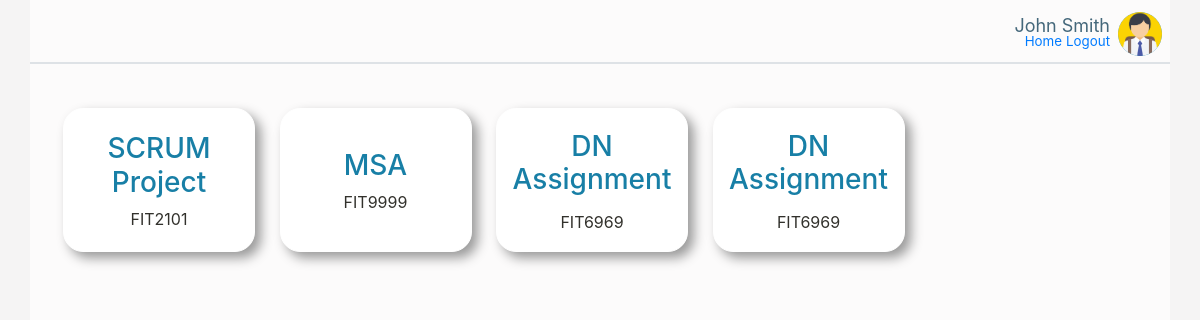
The page /dashboard/ (signed in) on the database its author committed.
### tracker_app/models.py (models this page shows)
class GroupMember(models.Model):
    roles = models.CharField(validators=[int_list_validator], max_length=10)
    person = models.ForeignKey(User, on_delete=models.CASCADE, null=True, blank=True)
    group = models.ForeignKey(Group, on_delete=models.CASCADE, null=True, blank=True)

class Group(models.Model):
    groupName = models.CharField(max_length = 30)
    unitCode = models.CharField(max_length = 7)
    created = models.DateField(default=datetime.today)
    expiry = models.DateField(default= datetime.today() + timedelta(days=16 * 7)) # 16 weeks by default, needs clarification with Dex

### tracker_app/views.py (the view)
# urls.py: path('dashboard/', views.userdash, name='userdash'),
@login_required
def userdash(request):
    return userdashview.userdash(request)

### tracker_app/indv_views/userdashview.py (called while the page is built)
def userdash(request):
    staff = utils.is_staff(request.user)
    try:
        all_members = list(models.GroupMember.objects.all())    # Get all members
        mems = []                                               # For normal users (tutor/student), display their groups
        for mem in all_members:
            if datetime.today().strftime('%Y-%m-%d') < mem.group.expiry.strftime('%Y-%m-%d'): # check if the group has expired. might think about permanently deleting data from the backend in future should it become necessary
                if mem.person == request.user:
                    mems.append((mem, "0" in mem.roles))
    except:
        raise Http404("Could not get User's groups")
    else:
        return render(request, 'userdash.html', {'members': mems, "is_staff": staff, 'title': ""})

### tracker_app/utils.py (called while the page is built)
def is_staff(user):
    return user.groups.filter(name = "Editors").exists()

### tracker_app/templates/userdash.html (shortened to what this page needs)
{% extends "base.html" %}
{% block page_content %}
<div class="row dash-content">
    <div class="item-wrapper" style="padding: auto;">
        {% for mem in members %}
            {% include "grouptile.html" with member=mem.0 is_owner=mem.1 %}
        {% endfor %}
    </div>
</div>
{% endblock %}

### tracker_app/templates/base.html (shortened to what this page needs)
<!DOCTYPE html>
<html lang="en">
    <head>
        <link rel="stylesheet" href="https://stackpath.bootstrapcdn.com/bootstrap/4.5.2/css/bootstrap.min.css">
        <link rel="stylesheet" href="https://cdnjs.cloudflare.com/ajax/libs/font-awesome/4.7.0/css/font-awesome.min.css">
        {% load static %}
        <link rel="stylesheet" href="{% static 'style.css' %}">
    </head>
    <body style="background-color: var(--background0);">
        <div class="container" style="background-color: var(--background1); min-height: 100vh;">
            <div class="row  justify-content-center  header-height  border-bottom">
                <div class="col-12 border-bottom">
                    <p style="display: block; position: absolute; right: 60px; top: 12px; margin: 0px; padding: 0px;
                                color: var(--accent5); font-size: large;">{{ request.user.get_full_name }}</p>
                    <div style="background: var(--accent2); border-radius: 100px; display: block; position: absolute; right:
                                8px; width: 44px; height: 44px; top: 12px;">
                        {% if user.is_superuser %}
                            <img width="100%" height="100%" src="{% static 'admin.png' %}" style="border-radius: 100px;">
                        {% else %}
                            {% if is_staff %}
                                <img width="100%" height="100%" src="{% static 'staff.png' %}" style="border-radius: 100px;">
                            {% else %}
                                <img width="100%" height="100%" src="{% static 'student.png' %}" style="border-radius: 100px;">
                            {% endif %}
                        {% endif %}
                        <a href="{% url 'profile' %}" style="cursor: pointer;">
                            <span class="group-span" style="width: 6vh; height: 6vh;"></span>
                        </a>
                    </div>
                    <div class="navbar-nav" style="display: block; position: absolute; right: 84px; top: 24px; margin: 0px; padding: 0px;">
                        <a class="nav-item nav-link mr-4" href="/dashboard/" style="font-size: smaller;">Home</a>
                    </div>
                    <div class="navbar-nav" style="display: block; position: absolute; right: 60px; top: 24px; margin: 0px; padding: 0px;">
                        <a class="nav-item nav-link" href="{% url 'logout' %}" style="font-size: smaller;">Logout</a>
                    </div>
                </div>
            </div>
            <div class="row  justify-content-center  content-height">
                <div class="col-12  content-height">
                    {% block page_content %}{% endblock %}
                </div>
            </div>
        </div>
    </body>
</html>

### tracker_app/templates/grouptile.html
<div class="item group-outter group-size" style="position: relative; display: inline-block;">
    <div class=" group-inner group-size">
        {% if is_owner %}
            <h3 class="tile-head" style="color: var(--accent3);">{{ member.group.groupName }}</h3>
        {% else %}
            <h3 class="tile-head">{{ member.group.groupName }}</h3>
        {% endif %}
        <p class="tile-desc">{{ member.group.unitCode }}</p>
    </div>
    <a href="/dashboard/{{ member.group.pk }}/" style="cursor: pointer;">
        <span class="group-span group-size"></span>
    </a>
</div>

### tracker_app/static/style.css (style rules this page uses)
:root { --background0: #f5f4f4; --background1: #fcfbfb; --background2: #ffffff; --background3: #d5d4d4; --accent0: #0e1519; --accent1: #32312c; --accent2: #187FA6; --accent3: #20796a; --accent4: #c61a26; --accent5: #45687b; --head-height: 64px; --mw-gcontent: 400px; }
h1, h2, h3, h4, h5 { color: var(--accent0) }
body { color: var(--accent0) }
.header-height { min-height: var(--head-height); max-height: var(--head-height); height: var(--head-height); }
.content-height { min-height: calc(100vh - var(--head-height)); max-height: calc(100vh - var(--head-height)); height: calc(100vh - var(--head-height)); }
.border-bottom { border-style: solid; border-width: 0px 0px 2px 0px; border-color: var(--accent1); }
.dash-content { margin: 24px 8px 24px 8px; min-height: calc(92vh - 48px); max-height: calc(92vh - 48px); overflow-x: hidden; overflow-y: scroll; }
.group-span { position: absolute; top: 0; left: 0; z-index: 1000; display: inline; }
.group-outter { margin: 20px 10px 20px 10px; }
.group-size { min-height: 144px; max-height: 144px; height: 144px; min-width: 192px; max-width: 192px; width: 192px; }
.group-inner { border-style: solid; border-color: var(--background2); border-width: 1px 1px 1px 1px; border-radius: 20px; box-shadow: 6px 6px 12px 0px #999999; background: var(--background2); color: var(--accent1); text-align: center; overflow: hidden; display: table-cell; vertical-align: middle; }
.tile-head { margin-top: 10%; color: var(--accent2); max-width: 192px; max-height: 72px; overflow: hidden; text-overflow: ellipsis; word-wrap: break-word; display: block; }
.tile-desc { color: var(--accent1); max-width: 192px; max-height: 24px; }

### rows shown on the page
GroupMember: group.groupName "SCRUM Project", group.unitCode "FIT2101"
GroupMember: group.groupName "MSA", group.unitCode "FIT9999"
GroupMember: group.groupName "DN Assignment…", group.unitCode "FIT6969"
GroupMember: group.groupName "DN Assignment…", group.unitCode "FIT6969"

### other values the page prints
{{ request.user.get_full_name }} "John Smith"
